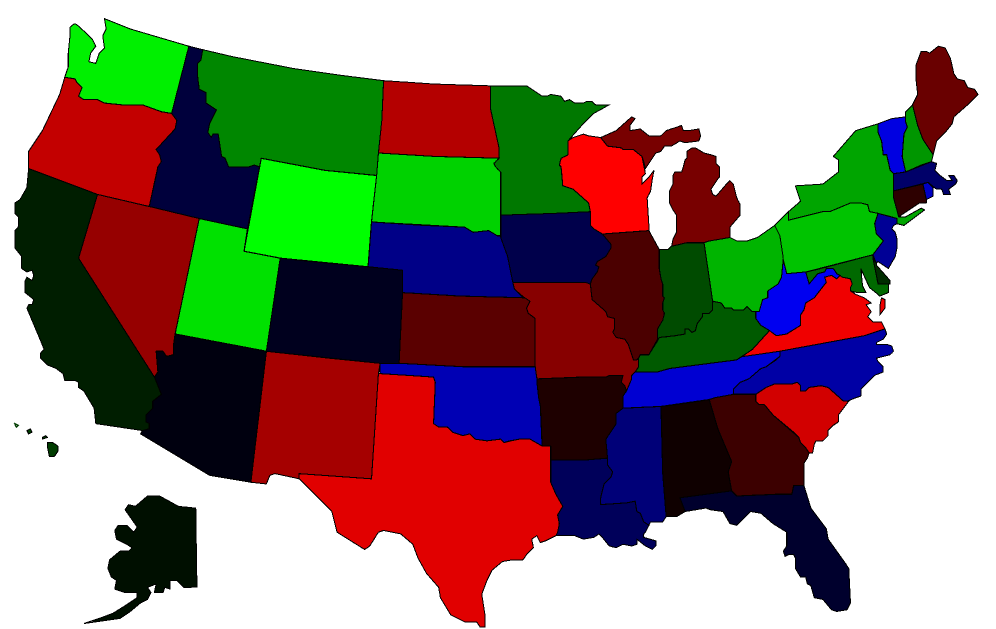
#> input picture map.png, 1992 x 1258 px (shown at 1/2 size)
$ python final.py
#> lines starting #> are read from the running program, lines starting #| are printed output that depends on the picture; after the words box and inside, x2 and y2 are one past the last pixel; in counts of white or black regions, pixels touching at a corner belong together
import cv2
import imutils
import numpy as np

image = cv2.imread("map.png")
#> image is the input picture: shape (1258, 1992, 3); mean B, G, R 123.5, 136, 145.1
finalImage = np.zeros_like(image)

finalColorG = 100

blue = 0
green = 0
red = 0

blueMax = 0
greenMax = 0
redMax = 0

for i in range(1, 51):

    if i % 3 == 1:
        redMax += 15
        red = redMax
        green = 0
        blue = 0

    if i % 3 == 2:
        greenMax += 15
        green = greenMax
        red = 0
        blue = 0

    if i % 3 == 0:
        blueMax += 15
        blue = blueMax
        red = 0
        green = 0

    lowerBGR = np.array([blue, green, red])
    upperBGR = np.array([blue , green, red])
    mask = cv2.inRange(image, lowerBGR, upperBGR)

    edgedMask = cv2.Canny(mask, 30, 150)
    edgedMask = cv2.morphologyEx(edgedMask, cv2.MORPH_CLOSE, cv2.getStructuringElement(cv2.MORPH_RECT, (3, 3)))
    contoursMask = cv2.findContours(edgedMask.copy(), cv2.RETR_EXTERNAL, cv2.CHAIN_APPROX_SIMPLE)
    contoursMask = imutils.grab_contours(contoursMask)

    filled = cv2.cvtColor(edgedMask, cv2.COLOR_GRAY2BGR)
    filled = cv2.fillPoly(filled, pts = contoursMask, color = (0, finalColorG, 0))
    finalImage = finalImage + filled
    finalColorG += 2
#> this loop made 50 passes
#> pass 1, `mask = cv2.inRange(image, lowerBGR, upperBGR)`:
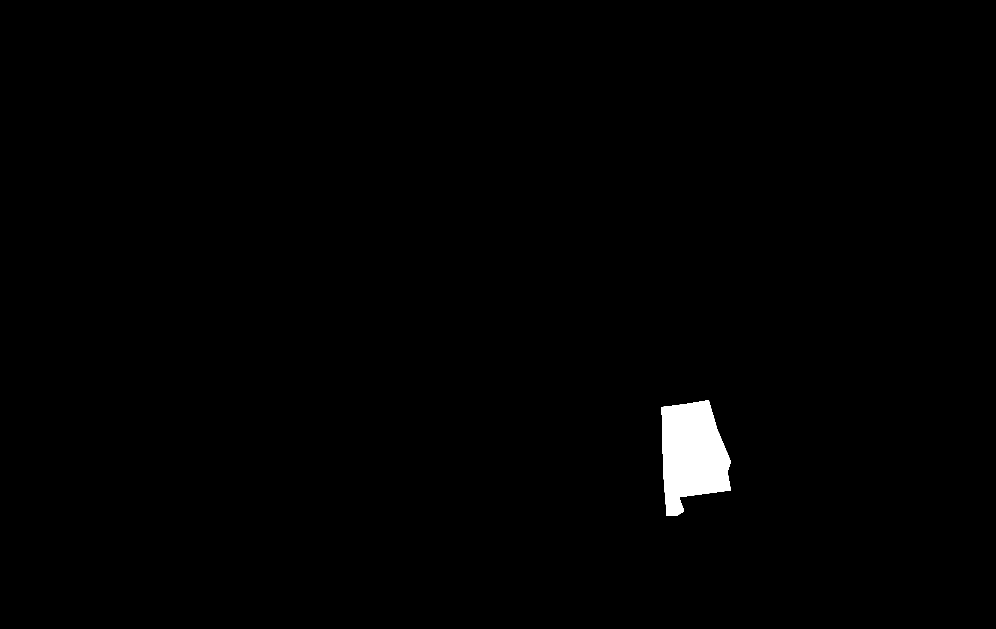
#> mask: shape (1258, 1992) (shown at 1/2 size); 0.92% white; 1 white region, box (x1, y1, x2, y2) and area: (1323, 801, 1462, 1032) 23083
#> pass 1, `edgedMask = cv2.Canny(mask, 30, 150)`:
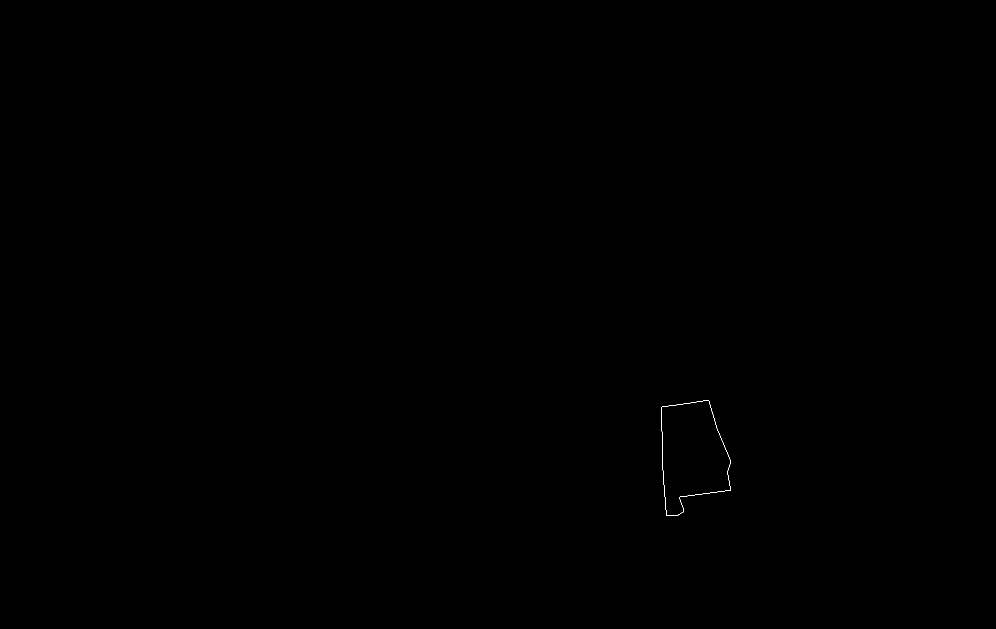
#> edgedMask: shape (1258, 1992) (shown at 1/2 size); 0.03% white in thin lines or dots, all inside (x1, y1, x2, y2) = (1322, 800, 1462, 1032)
#> after the loop:
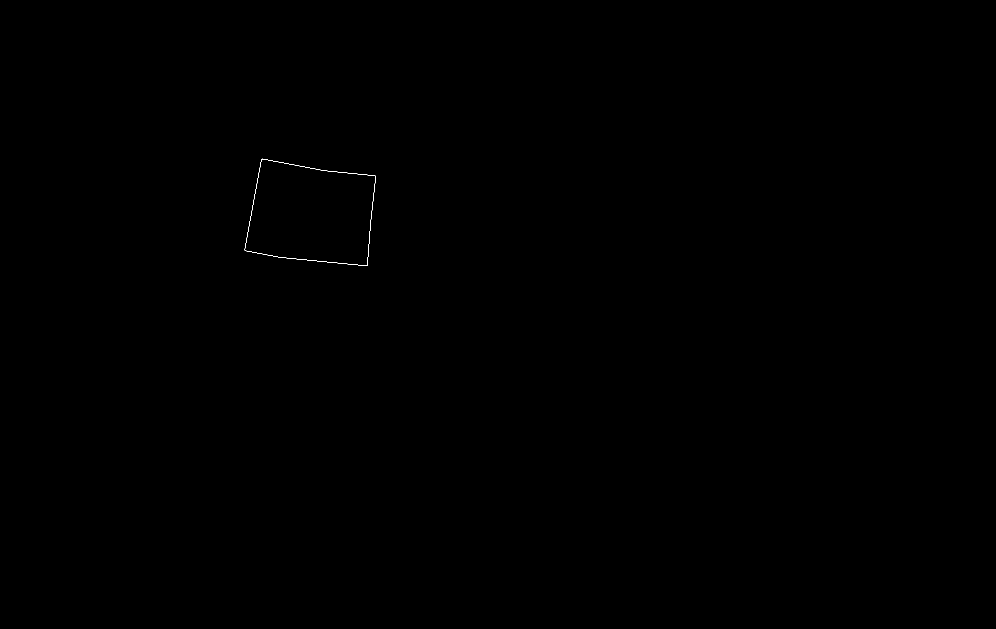
#> edgedMask: shape (1258, 1992) (shown at 1/2 size); 0.03% white in thin lines or dots, all inside (x1, y1, x2, y2) = (489, 317, 752, 532)
#> after the loop:
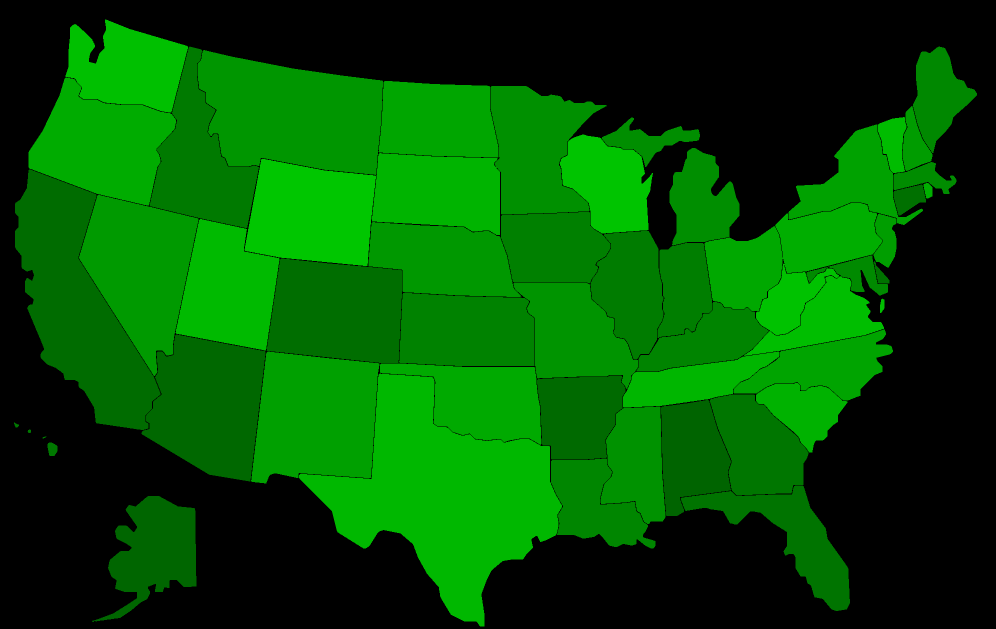
#> finalImage: shape (1258, 1992, 3) (shown at 1/2 size); mean B, G, R 0, 83.4, 0
#> after the loop:
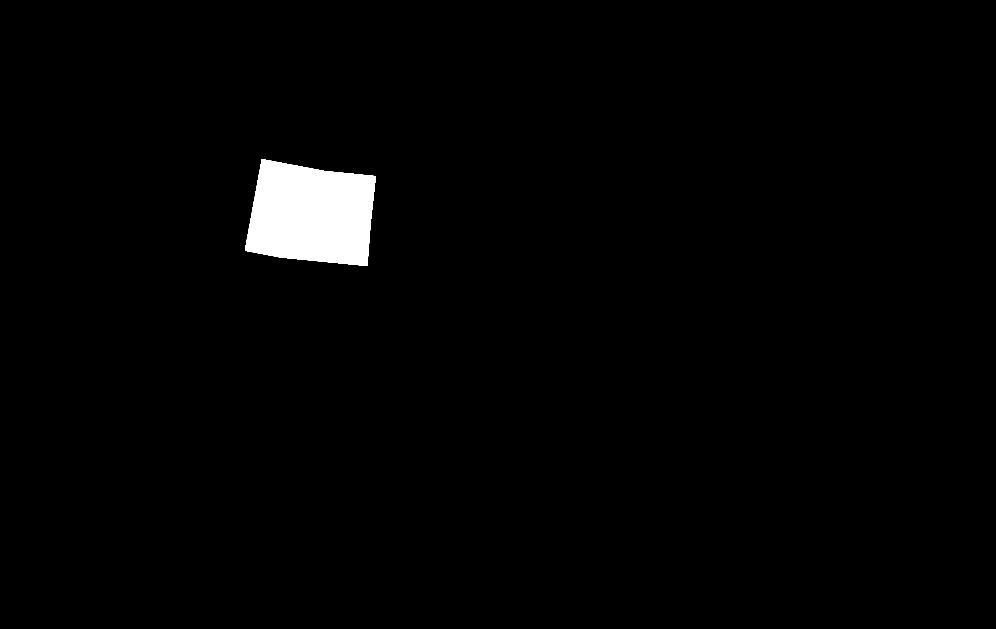
#> mask: shape (1258, 1992) (shown at 1/2 size); 1.7% white; 1 white region, box (x1, y1, x2, y2) and area: (490, 318, 752, 532) 43838
#> after the loop, blueMax = 240; finalColorG = 200; greenMax = 255; redMax = 255

finalImage = cv2.resize(finalImage, None, fx = 0.75, fy = 0.75)
#> finalImage: shape (944, 1494, 3)
cv2.imshow("Final", finalImage)
cv2.waitKey(0)
cv2.destroyAllWindows()
